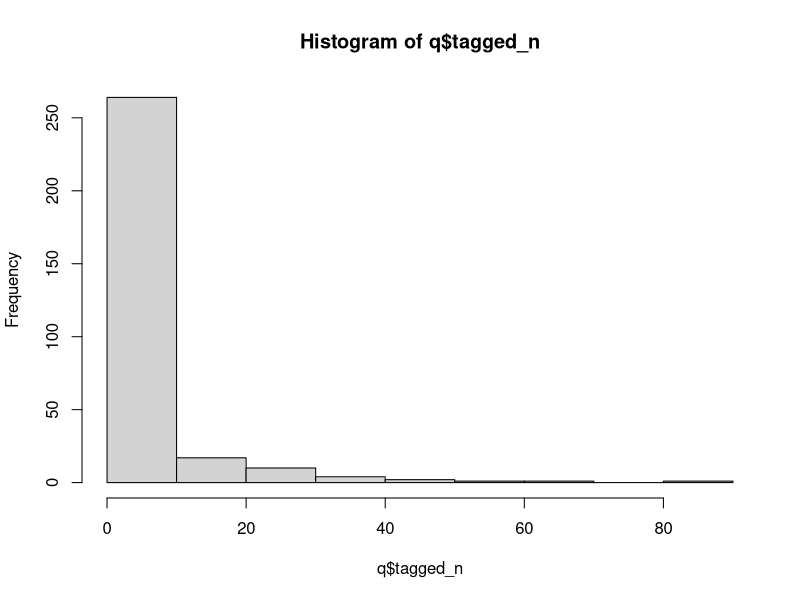
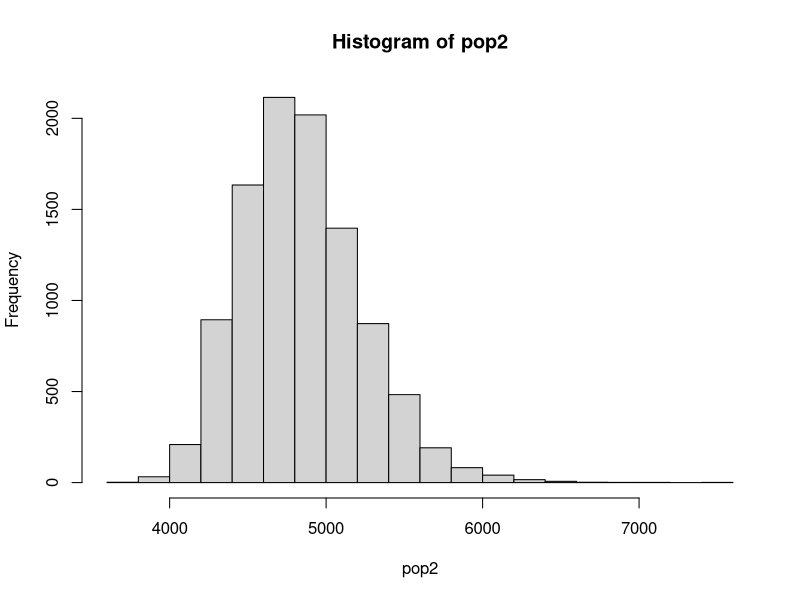

Write the R code that produced these figures, in order.

setwd("D:/OneDrive - ICMBio/Anexos/")

# read dataset
q <- read.table('queixadas.csv', header=T, sep=",")
q$media.prop <- q$tagged_n/q$total_n
hist(q$tagged_n)


#-------------- somando total das colunas (Y = M*(soma de n)/(soma de m))
M<- 858-117 #Marcados exceto os mantidos em bretes fixos
pop <- rep(NA, 10000)    # criando objeto para receber valores de simulaÃ§Ã£o
q$iboot <- 1:nrow(q) # criando coluna indice
for(i in 1:10000)    # criando contador
{
  iboot <- sample(1:nrow(q), replace=TRUE) # gerando numeros aleatorios dentro da range da coluna indice 
  bootdata <- q[q$iboot %in% iboot,] # reamostrando q com base nos numeros gerados acima 
  pop[i] <- M*(sum(bootdata$total_n)/sum(bootdata$tagged_n)) # preenchendo pop com valores simulados
  assign("pop", pop, .GlobalEnv) # salvando no global env
}
mean(pop) # media
round(quantile(pop, probs=c(0.025, 0.975), na.rm=T), 4)    # criando objeto com quantis referentes ao 95% CI
sd(pop) # sd

ker95km<- 378.9897 #área de estudo em kilometros quadrados
dens<- mean(pop)/ker95km
#-----------------calculando a proporÃ§Ã£o por linha, e usando a mÃ©dia das proporÃ§Ãµes ---------------------------------------

pop2 <- rep(NA, 10000)    # criando objeto para receber valores de simulaÃ§Ã£o

for(i in 1:10000)    # criando contador
{
  iboot <- sample(1:nrow(q), replace=TRUE)
  bootdata <- q[q$iboot %in% iboot,]
  pop2[i] <- M*(1/mean(bootdata$media.prop))
  assign("pop2", pop2, .GlobalEnv)
}
mean(pop2)
round(quantile(pop2, probs=c(0.025, 0.975), na.rm=T), 4)    # criando objeto com quantis referentes ao 95% CI
sd(pop2)
hist(pop2)
dens2<- mean(pop2)/ker95km

